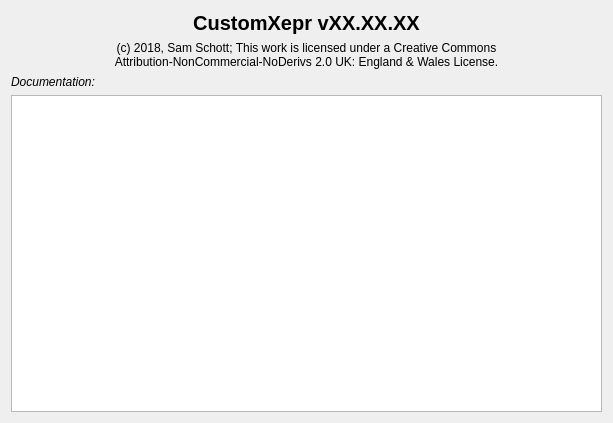
<?xml version="1.0" encoding="UTF-8"?>
<ui version="4.0">
 <class>About</class>
 <widget class="QWidget" name="About">
  <property name="geometry">
   <rect>
    <x>0</x>
    <y>0</y>
    <width>613</width>
    <height>423</height>
   </rect>
  </property>
  <property name="windowTitle">
   <string>About</string>
  </property>
  <layout class="QVBoxLayout" name="verticalLayout">
   <item>
    <widget class="QLabel" name="titleText">
     <property name="font">
      <font>
       <pointsize>15</pointsize>
       <weight>75</weight>
       <bold>true</bold>
      </font>
     </property>
     <property name="text">
      <string>CustomXepr vXX.XX.XX</string>
     </property>
     <property name="alignment">
      <set>Qt::AlignCenter</set>
     </property>
    </widget>
   </item>
   <item>
    <widget class="QLabel" name="labelCopyRight">
     <property name="text">
      <string>(c) 2018, Sam Schott; This work is licensed under a Creative Commons
Attribution-NonCommercial-NoDerivs 2.0 UK: England &amp; Wales License.</string>
     </property>
     <property name="alignment">
      <set>Qt::AlignCenter</set>
     </property>
    </widget>
   </item>
   <item>
    <widget class="QLabel" name="label">
     <property name="font">
      <font>
       <italic>true</italic>
      </font>
     </property>
     <property name="text">
      <string>Documentation:</string>
     </property>
    </widget>
   </item>
   <item>
    <widget class="QTextEdit" name="docText">
     <property name="acceptDrops">
      <bool>false</bool>
     </property>
     <property name="textInteractionFlags">
      <set>Qt::TextSelectableByKeyboard|Qt::TextSelectableByMouse</set>
     </property>
    </widget>
   </item>
  </layout>
 </widget>
 <resources/>
 <connections/>
</ui>
